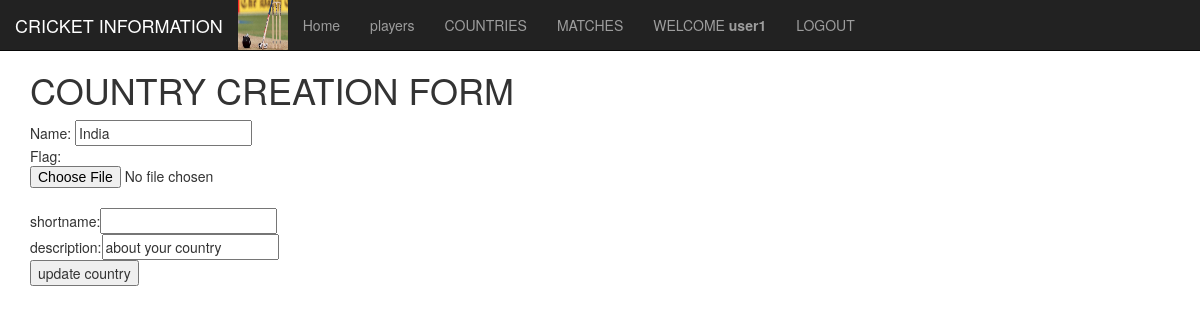
/update_country/1 (signed in), run on the app's committed database.
### info/models.py (models this page shows, shortened)
class UserProfile(AbstractUser):
	country = models.ForeignKey(Country,on_delete=models.PROTECT,
		related_name="userprofile")

class abst(models.Model): # abstract model
	name=models.CharField(max_length=250)
	class Meta:
		abstract=True

class Country(abst):
	flag=models.ImageField(blank=True, null=True)
	shortname = models.CharField(max_length=256, unique=True)
	description=models.TextField(max_length=555,default="about your country")

### info/views.py (the view, shortened to what this page needs)
# urls.py: re_path("update_country/(?P<pk>[0-9]+)",update_country_view),# update_country_view(reobj,pk=23)
def update_country_view(request,pk):
	country = Country.objects.filter(id=pk)
	if country:
		country=country[0]
		msg=""
	else:
		msg="country not found"
	return render(request, "info/update_country.html",
		{"data": country,"message":msg})

### info/templates/info/update_country.html (shortened to what this page needs)
{% extends 'info/home.html'%}
{% block container%}
	<h1>COUNTRY CREATION FORM</h1>
	<form method="post" enctype="multipart/form-data">
		Name: <input type="text" name="name" value="{{data.name}}"><br>
		Flag:<input type="file" name="flag"><br>
		shortname:<input type="text" name="shortname" value="{{data.shortname}}"><br>
		description:<input type="textarea" name="description" value="{{data.description}}"><br>
		<input type="submit" name="" value="update country">
	</form>
{% endblock %}

### info/templates/info/home.html (shortened to what this page needs)
<!DOCTYPE html>
<html lang="en">
<head>
  <link rel="stylesheet" href="https://maxcdn.bootstrapcdn.com/bootstrap/3.4.0/css/bootstrap.min.css">
  <link rel="stylesheet" type="text/css" href="//cdn.datatables.net/1.10.19/css/jquery.dataTables.min.css">
</head>
<body style="height:1500px">
<nav class="navbar navbar-inverse navbar-fixed-top">
  <div class="container-fluid">
    <div class="navbar-header">
      <a class="navbar-brand" href="#">CRICKET INFORMATION</a>
      <img src="/static/info/images/logo.jpeg" width="50px" height="50px">
    </div>
    <ul class="nav navbar-nav">
      <li><a href="/">Home</a></li>
      {% if request.user.is_authenticated %}
      <li><a href="/players">players</a></li>
      <li><a href="/countries">COUNTRIES</a></li>
      <li><a href="/matches">MATCHES</a></li>
      <li><a href="#">WELCOME <b>{{ request.user.username}}</b></a></li>
      <li><a href="/logout">LOGOUT</a></li>
      {% endif %}
    </ul>
  </div>
</nav>
<div class="container" style="margin-top:50px">
  {% block container%}{% endblock %}
</div>
</body>
</html>

### data on the page
UserProfile: user.username "user1"
Country: name "India", description "about your country"
